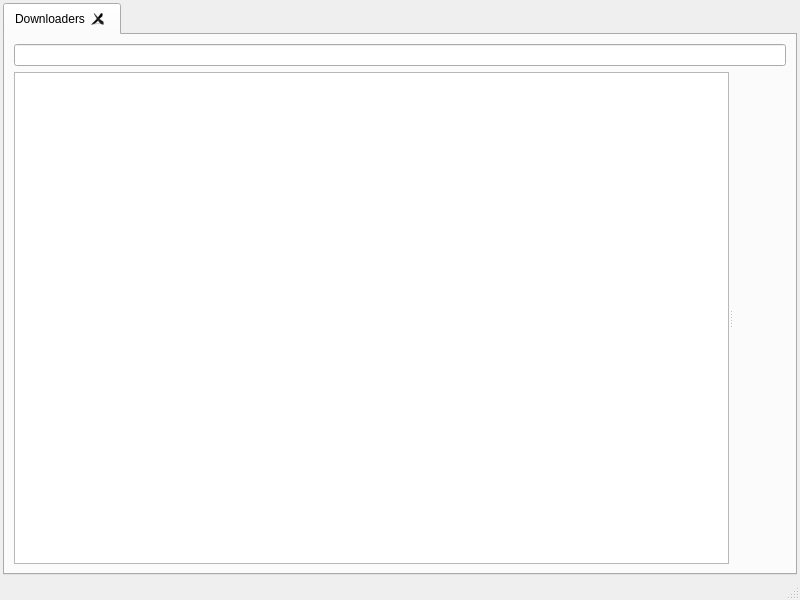
<?xml version="1.0" encoding="UTF-8"?>
<ui version="4.0">
 <class>LeechCraft</class>
 <widget class="QMainWindow" name="LeechCraft">
  <property name="geometry">
   <rect>
    <x>0</x>
    <y>0</y>
    <width>800</width>
    <height>600</height>
   </rect>
  </property>
  <property name="windowTitle">
   <string>LeechCraft</string>
  </property>
  <property name="windowIcon">
   <iconset resource="mainresources.qrc">
    <normaloff>:/resources/images/mainapp.png</normaloff>:/resources/images/mainapp.png</iconset>
  </property>
  <widget class="QWidget" name="centralwidget">
   <layout class="QVBoxLayout" name="verticalLayout">
    <property name="margin">
     <number>3</number>
    </property>
    <item>
     <widget class="LeechCraft::TabWidget" name="MainTabWidget_">
      <property name="currentIndex">
       <number>0</number>
      </property>
      <property name="iconSize">
       <size>
        <width>24</width>
        <height>24</height>
       </size>
      </property>
      <property name="elideMode">
       <enum>Qt::ElideRight</enum>
      </property>
      <property name="tabsClosable">
       <bool>true</bool>
      </property>
      <property name="movable">
       <bool>true</bool>
      </property>
      <widget class="QWidget" name="DownloadersTab_">
       <attribute name="title">
        <string>Downloaders</string>
       </attribute>
       <layout class="QVBoxLayout" name="verticalLayout_2">
        <item>
         <layout class="QHBoxLayout" name="horizontalLayout">
          <item>
           <widget class="QLineEdit" name="FilterLine_"/>
          </item>
         </layout>
        </item>
        <item>
         <layout class="QHBoxLayout" name="ControlsLayout_"/>
        </item>
        <item>
         <widget class="QSplitter" name="MainSplitter_">
          <property name="orientation">
           <enum>Qt::Horizontal</enum>
          </property>
          <widget class="QTreeView" name="PluginsTasksTree_">
           <property name="minimumSize">
            <size>
             <width>450</width>
             <height>0</height>
            </size>
           </property>
           <property name="rootIsDecorated">
            <bool>false</bool>
           </property>
           <property name="itemsExpandable">
            <bool>false</bool>
           </property>
           <property name="expandsOnDoubleClick">
            <bool>false</bool>
           </property>
          </widget>
          <widget class="QDockWidget" name="ControlsDockWidget_">
           <property name="sizePolicy">
            <sizepolicy hsizetype="Minimum" vsizetype="Preferred">
             <horstretch>0</horstretch>
             <verstretch>0</verstretch>
            </sizepolicy>
           </property>
           <property name="floating">
            <bool>false</bool>
           </property>
           <property name="features">
            <set>QDockWidget::DockWidgetVerticalTitleBar</set>
           </property>
           <property name="allowedAreas">
            <set>Qt::RightDockWidgetArea</set>
           </property>
           <widget class="QWidget" name="dockWidgetContents_3">
            <property name="sizePolicy">
             <sizepolicy hsizetype="Minimum" vsizetype="Preferred">
              <horstretch>0</horstretch>
              <verstretch>0</verstretch>
             </sizepolicy>
            </property>
           </widget>
          </widget>
         </widget>
        </item>
       </layout>
      </widget>
     </widget>
    </item>
   </layout>
  </widget>
  <widget class="QStatusBar" name="statusbar"/>
  <action name="ActionAddTask_">
   <property name="icon">
    <iconset>
     <normaloff>:/resources/images/main_addjob.png</normaloff>:/resources/images/main_addjob.png</iconset>
   </property>
   <property name="text">
    <string>Add task</string>
   </property>
   <property name="statusTip">
    <string>Adds job to a supporting plugin</string>
   </property>
  </action>
  <action name="ActionSettings_">
   <property name="icon">
    <iconset>
     <normaloff>:/resources/images/main_preferences.png</normaloff>:/resources/images/main_preferences.png</iconset>
   </property>
   <property name="text">
    <string>Settings</string>
   </property>
   <property name="menuRole">
    <enum>QAction::PreferencesRole</enum>
   </property>
  </action>
  <action name="ActionQuit_">
   <property name="text">
    <string>Quit</string>
   </property>
   <property name="menuRole">
    <enum>QAction::QuitRole</enum>
   </property>
   <property name="ActionIcon" stdset="0">
    <string>exit</string>
   </property>
  </action>
  <action name="ActionPluginManager_">
   <property name="text">
    <string>Plugin manager</string>
   </property>
  </action>
  <action name="ActionFullscreenMode_">
   <property name="checkable">
    <bool>true</bool>
   </property>
   <property name="text">
    <string>Fullscreen Mode</string>
   </property>
   <property name="shortcut">
    <string>F11</string>
   </property>
  </action>
  <action name="ActionLogger_">
   <property name="text">
    <string>Logger</string>
   </property>
  </action>
 </widget>
 <customwidgets>
  <customwidget>
   <class>LeechCraft::TabWidget</class>
   <extends>QTabWidget</extends>
   <header>tabwidget.h</header>
   <container>1</container>
  </customwidget>
 </customwidgets>
 <resources>
  <include location="mainresources.qrc"/>
 </resources>
 <connections/>
</ui>
